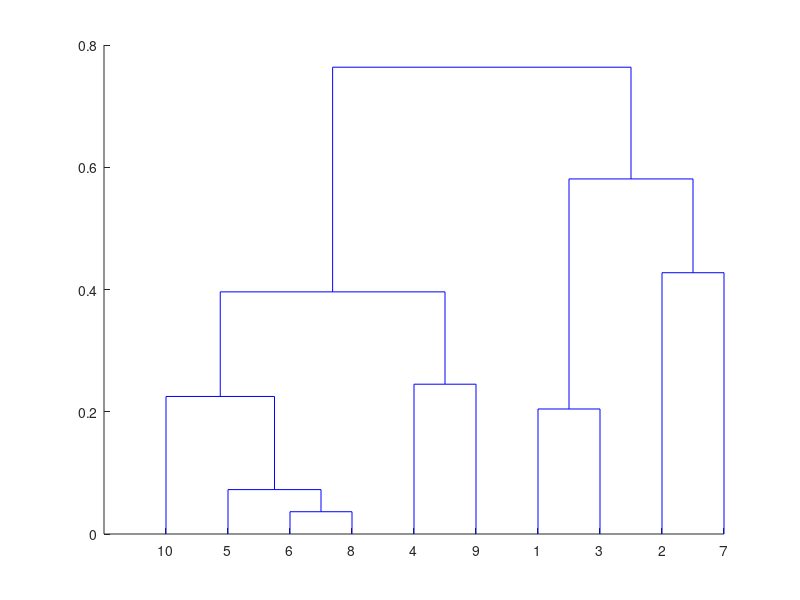
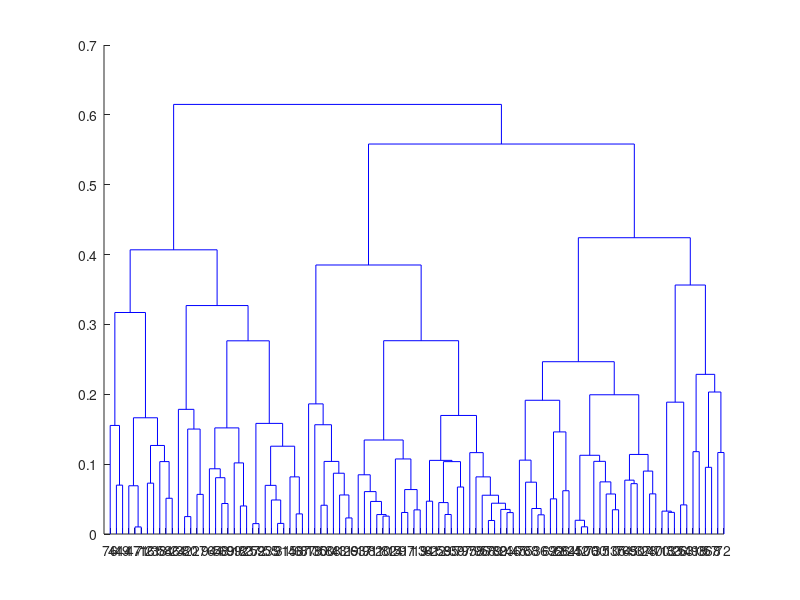
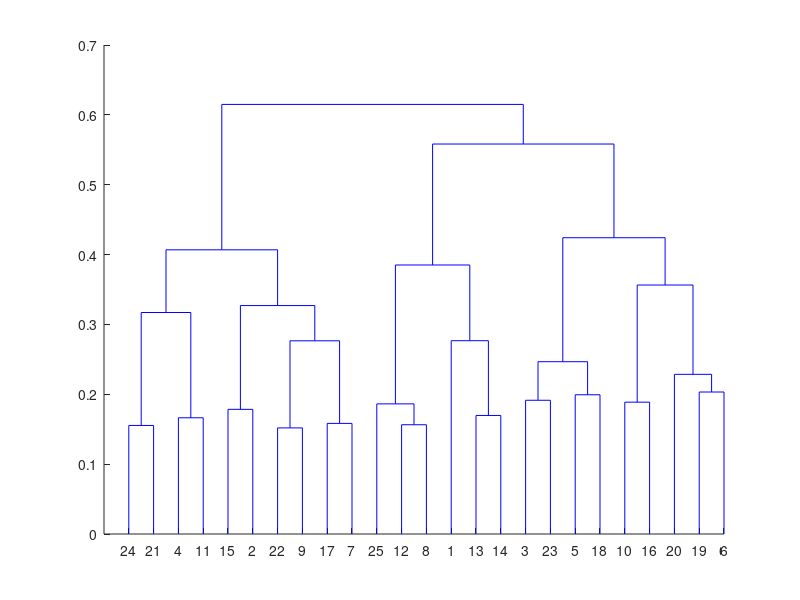
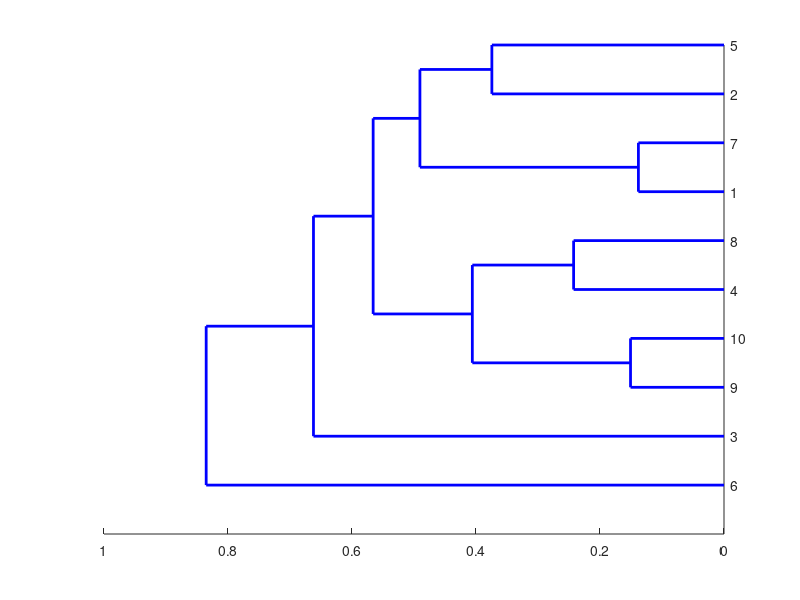

Recreate these plots in MATLAB, in order. (Note: this script raises an error after producing the figures.)
% Data, Inference & Applied Machine Learning
% DIAML: Tuorial 11b
% Copyright (c) 2018 Patrick E. McSharry (patrick@mcsharry.net)

%%
% Simple Dendrogram with random data and 10 elements
% Generate sample data.
% rng('default') % For reproducibility
X = rand(10,2);
% Create a hierarchical binary cluster tree using linkage. Then, plot the dendrogram using the default options.
tree = linkage(X,'average');
figure()
dendrogram(tree)
%
% Dendrogram with random data and 100 elements
% Generate sample data.
rng('default') % For reproducibility
X = rand(100,2);
% There are 100 data points in the original data set, X.
% Create a hierarchical binary cluster tree using linkage. 
% Then, plot the dendrogram for the complete tree (100 leaf nodes) by setting the input argument P equal to 0.
tree = linkage(X,'average');

figure()
dendrogram(tree,0)

% Plot the dendrogram with only 25 leaf nodes. Return the mapping of the original data points to the leaf nodes shown in the plot.
figure()
[~,T] = dendrogram(tree,25);
% List the original data points that are in leaf node 7 of the dendrogram plot.
find(T==7)

% Horizontal Dendrogram
% Generate sample data.
rng('default') % For reproducibility
X = rand(10,3);
% Create a hierarchical binary cluster tree using linkage. 
% Plot the dendrogram with a vertical orientation, using the default color threshold. 
% Return handles to the lines so you can change the dendrogram line widths.

tree = linkage(X,'average');
figure()
H = dendrogram(tree,'Orientation','left','ColorThreshold','default');
set(H,'LineWidth',2)


%% Hierarchical Clustering using dendrogram
% Randomly generate the sample data.
rng default; % For reproducibility
X = [randn(100,2)*0.75+ones(100,2);
    randn(100,2)*0.5-ones(100,2)];

tree = linkage(X,'average');
figure
dendrogram(tree,0)

% Select two clusters and plot
c = cluster(tree,'maxclust',2);
figure
scatter(X(:,1),X(:,2),10,c) 


% Clustering using k-means
% Randomly generate the sample data.
rng default; % For reproducibility
X = [randn(100,2)*0.75+ones(100,2);
    randn(100,2)*0.5-ones(100,2)];

figure;
plot(X(:,1),X(:,2),'.');
title 'Randomly Generated Data';

% There appears to be two clusters in the data.
% Partition the data into two clusters, and choose the best arrangement out of five intializations. 
% Display the final output.

opts = statset('Display','final');
[idx,C] = kmeans(X,2,'Distance','cityblock','Replicates',5,'Options',opts);
% By default, the software initializes the replicates separatly using k-means++.

% Plot the clusters and the cluster centroids.
figure;
plot(X(idx==1,1),X(idx==1,2),'r.','MarkerSize',12)
hold on
plot(X(idx==2,1),X(idx==2,2),'b.','MarkerSize',12)
plot(C(:,1),C(:,2),'kx','MarkerSize',15,'LineWidth',3)
legend('Cluster 1','Cluster 2','Centroids','Location','NW')
title 'Cluster Assignments and Centroids'
hold off


% Clustering Using Gaussian Mixture Distributions
% Gaussian mixture distributions can be used for clustering data, by realizing that the multivariate normal components of the fitted model can represent clusters.
% 
% To demonstrate the process, first generate some simulated data from a mixture of two bivariate Gaussian distributions using the mvnrnd function.
rng default;  % For reproducibility
mu1 = [1 2];
sigma1 = [3 .2; .2 2];
mu2 = [-1 -2];
sigma2 = [2 0; 0 1];
X = [mvnrnd(mu1,sigma1,200);mvnrnd(mu2,sigma2,100)];
scatter(X(:,1),X(:,2),10,'ko')


% Fit a two-component Gaussian mixture distribution. Here, you know the correct number of components to use. 
% In practice, with real data, this decision would require comparing models with different numbers of components.
% For Matlab 2015
%options = statset('Display','final');
%gm = fitgmdist(X,2,'Options',options);
gm = gmdistribution.fit(X,2);

% Plot the estimated probability density contours for the two-component mixture distribution. The two bivariate normal components overlap, but their peaks are distinct. This suggests that the data could reasonably be divided into two clusters.
hold on
ezcontour(@(x,y)pdf(gm,[x y]),[-8 6],[-8 6]);
hold off

% Partition the data into clusters using the cluster method for the fitted mixture distribution. 
% The cluster method assigns each point to one of the two components in the mixture distribution.
idx = cluster(gm,X);
cluster1 = (idx == 1);
cluster2 = (idx == 2);

scatter(X(cluster1,1),X(cluster1,2),10,'r+');
hold on
scatter(X(cluster2,1),X(cluster2,2),10,'bo');
hold off
legend('Cluster 1','Cluster 2','Location','NW')


% Each cluster corresponds to one of the bivariate normal components in the mixture distribution. 
% cluster assigns points to clusters based on the estimated posterior probability that a point came from a component. 
% E ach point is assigned to the cluster corresponding to the highest posterior probability. 
% The posterior method returns those posterior probabilities. 
% For example, plot the posterior probability of the first component for each point.
P = posterior(gm,X);

scatter(X(cluster1,1),X(cluster1,2),10,P(cluster1,1),'+')
hold on
scatter(X(cluster2,1),X(cluster2,2),10,P(cluster2,1),'o')
hold off
legend('Cluster 1','Cluster 2','Location','NW')
clrmap = jet(80); colormap(clrmap(9:72,:))
ylabel(colorbar,'Component 1 Posterior Probability')